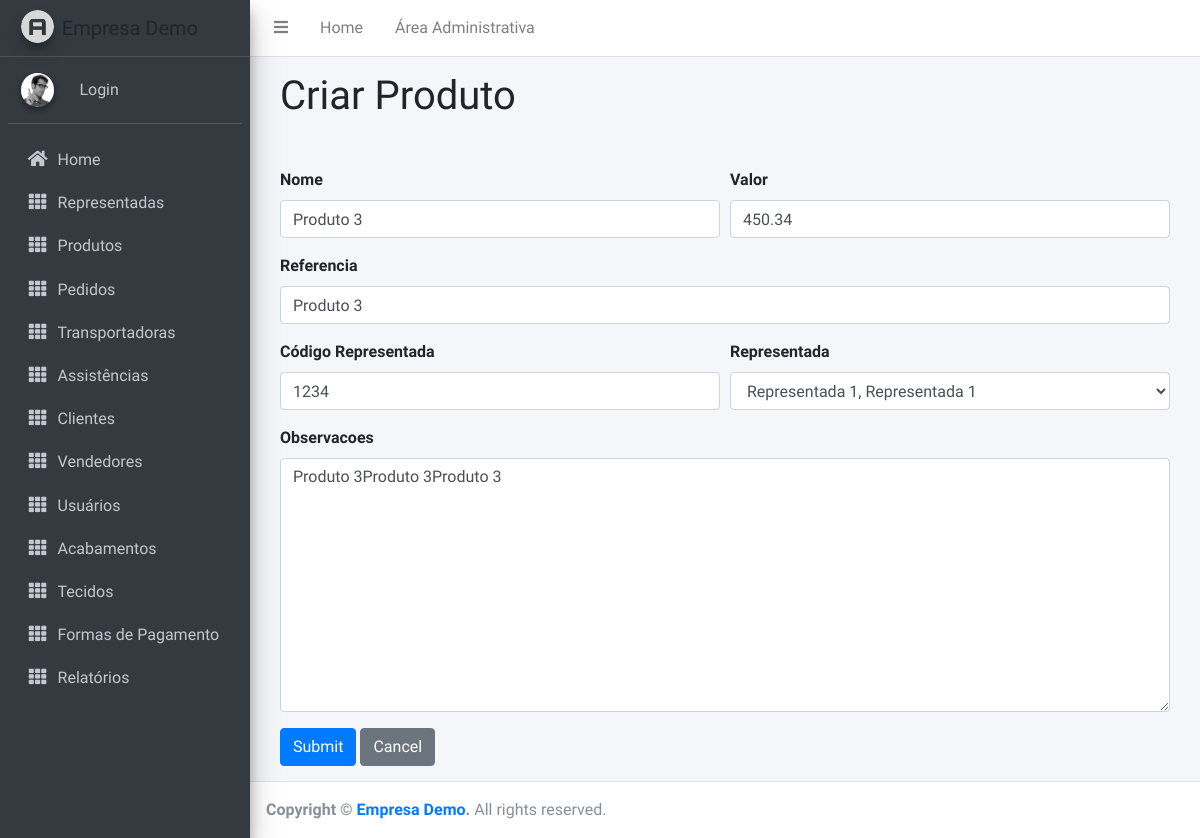
Page /myapp/produto/3/update/ on the committed database.
### myapp/models.py (models this page shows, shortened)
class Produto(models.Model):
    nome = models.CharField(max_length=200,
                            help_text="Nome do produto")
    valor = models.DecimalField(max_digits=10, decimal_places=2)
    referencia = models.CharField(max_length=200)
    codRepresentada = models.CharField(max_length=200) #TODO
    representada = models.ForeignKey('Representada', on_delete=models.SET_NULL, null=True)
    observacoes = models.TextField(max_length=600)
    lastUpdate = models.DateTimeField(auto_now=True)

### myapp/views.py (the view)
# urls.py: path('produto/<int:pk>/update/', views.ProdutoUpdate.as_view(), name='produto-update'),
class ProdutoUpdate( UpdateView):
    model = Produto
    fields = '__all__'

### myapp/models.py (called while the page is built)
    def __str__(self):
        return '{0}, {1}'.format(self.nome, self.contato)

### myapp/templates/myapp/produto_form.html (shortened to what this page needs)
{% extends "base_generic.html" %}
{% load widget_tweaks %}
{% block content %}
    <div class="form-container">
        <h1 class="mb-5">Criar Produto</h1>
        <form action="" method="post">
            <div class="form-row">
                <div class="form-group col-md-6">
                    <label>Nome</label>
                    {{ form.nome|add_class:'form-control' }}
                </div>
                <div class="form-group col-md-6">
                    <label>Valor</label>
                    {{ form.valor|add_class:'form-control' }}
                </div>
            </div>
            <div class="form-group">
                <label>Referencia</label>
                {{ form.referencia|add_class:'form-control' }}
            </div>
            <div class="form-row">
                <div class="form-group col-md-6">
                    <label>Código Representada</label>
                    {{ form.codRepresentada|add_class:'form-control' }}
                </div>
                <div class="form-group col-md-6">
                    <label>Representada</label>
                    {{ form.representada|add_class:'form-control' }}
                </div>
            </div>
            <div class="form-group">
                <label>Observacoes</label>
                {{ form.observacoes|add_class:'form-control' }}
            </div>
            <input class="btn btn-primary submit-btn" type="submit" value="Submit" />
            <a href="{% url 'produtos' %}"><input class="btn btn-secondary submit-btn" type="button" value="Cancel" /></a>
        </form>
    </div>
{% endblock %}

### static/css/form_styles.css (style rules this page uses)
.form-container { height: 100%; padding: 15px 30px; }

### rows in the picture
Produto: nome "Produto 3", valor "450.34", referencia "Produto 3", codRepresentada "1234", representada "Representada 1, Representada 1", observacoes "Produto 3Produto 3Produto 3"
